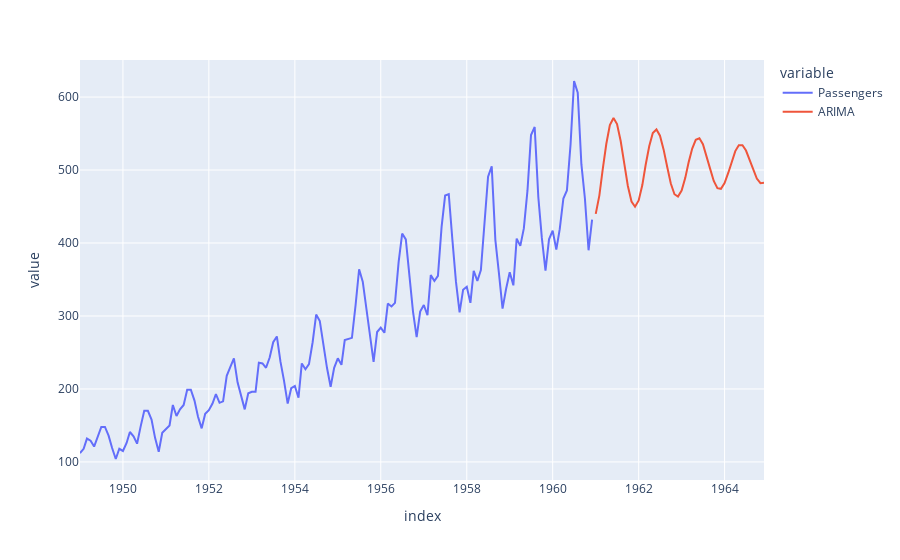

The notebook cell this image was saved under:
### Markdown cell above
### ARIMA

### Code cell
def arima_forecast(data, order, horizon): 
    model = ARIMA(data, order=order)
    model_fit = model.fit()
    forecast = model_fit.predict(start=len(data), end=len(data)+horizon-1)
    return forecast

df_forecast_arima = df_forecast_base.copy()
df_forecast_arima['ARIMA'] = arima_forecast(data, order=(2,1,2), horizon=horizon)

pd.concat([df_passengers, df_forecast_arima]).plot()

### Figure 1 — Plotly figure (JSON) as saved in the notebook; plotly's stock layout.template omitted (floating-point values rounded to 4 significant figures; data arrays with more than 128 entries replaced by an {"elided": "..."} marker saying what was removed)
{"data": [{"hovertemplate": "variable=Passengers<br>index=%{x}<br>value=%{y}<extra></extra>", "legendgroup": "Passengers", "line": {"color": "#636efa", "dash": "solid"}, "marker": {"symbol": "circle"}, "mode": "lines", "name": "Passengers", "orientation": "v", "showlegend": true, "type": "scatter", "x": {"elided": "192 str values"}, "xaxis": "x", "y": {"elided": "192 int values"}, "yaxis": "y"}, {"hovertemplate": "variable=ARIMA<br>index=%{x}<br>value=%{y}<extra></extra>", "legendgroup": "ARIMA", "line": {"color": "#EF553B", "dash": "solid"}, "marker": {"symbol": "circle"}, "mode": "lines", "name": "ARIMA", "orientation": "v", "showlegend": true, "type": "scatter", "x": {"elided": "192 str values"}, "xaxis": "x", "y": {"elided": "192 float values"}, "yaxis": "y"}], "layout": {"legend": {"title": {"text": "variable"}, "tracegroupgap": 0}, "margin": {"t": 60}, "xaxis": {"anchor": "y", "domain": [0, 1], "title": {"text": "index"}}, "yaxis": {"anchor": "x", "domain": [0, 1], "title": {"text": "value"}}}}
